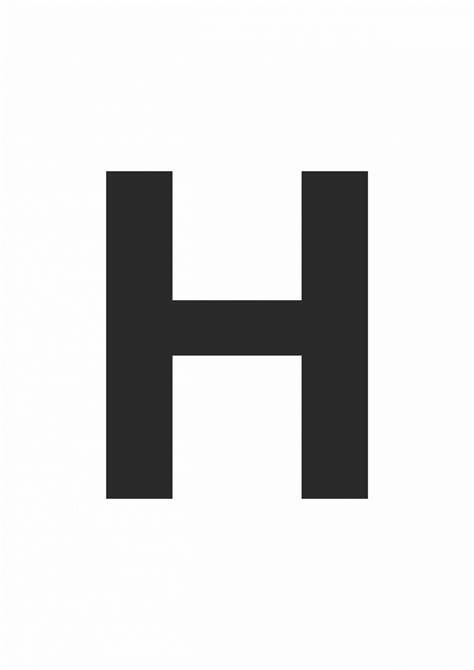
#> input picture pictures/H.jpg, 474 x 670 px
$ python edge_detection10.py
#> lines starting #> are read from the running program, lines starting #| are printed output that depends on the picture; after the words box and inside, x2 and y2 are one past the last pixel; in counts of white or black regions, pixels touching at a corner belong together
import numpy as np
import cv2 as cv
import matplotlib.pyplot as plt

# File path
file_path = "pictures/H.jpg"

# Reading and preprocessing the image
img = cv.imread(file_path, flags=0)
#> img is the input picture: shape (670, 474); min 1, max 255, mean 219.3
image_noise_removed = cv.GaussianBlur(src=img, ksize=(7, 7), sigmaX=0)

# Edge detection techniques
laplacian = cv.Laplacian(image_noise_removed, cv.CV_64F)
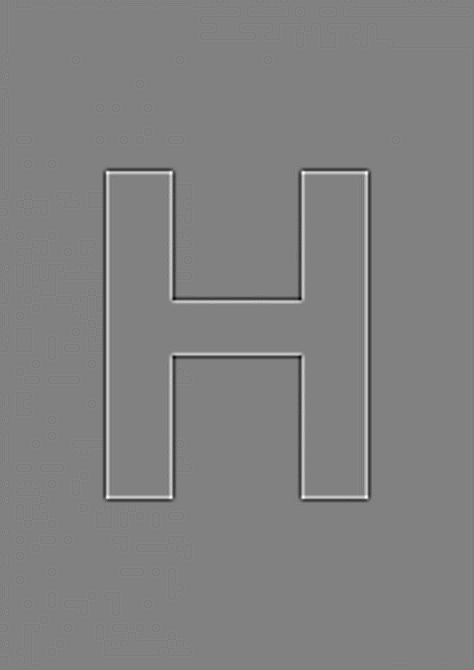
#> laplacian: shape (670, 474) float64; min -40, max 39, mean 0; drawn with min black and max white
sobelx = cv.Sobel(image_noise_removed, cv.CV_64F, dx=1, dy=0, ksize=5)
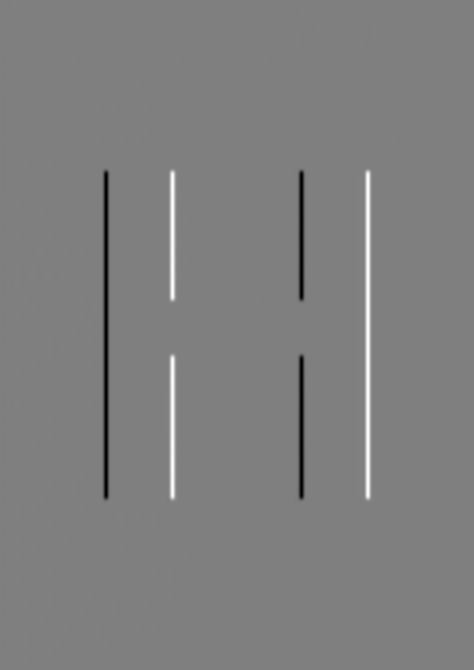
#> sobelx: shape (670, 474) float64; min -6352, max 6352, mean 0.1; drawn with min black and max white
sobely = cv.Sobel(image_noise_removed, cv.CV_64F, 0, 1, ksize=5)
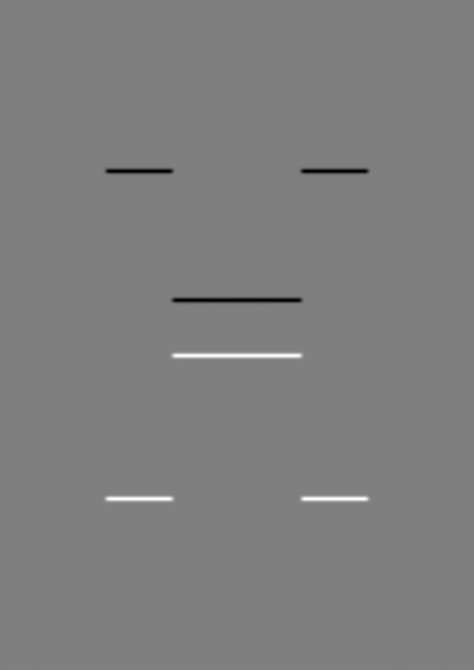
#> sobely: shape (670, 474) float64; min -6304, max 6303, mean 0.1; drawn with min black and max white
canny = cv.Canny(image_noise_removed, threshold1=100, threshold2=200)
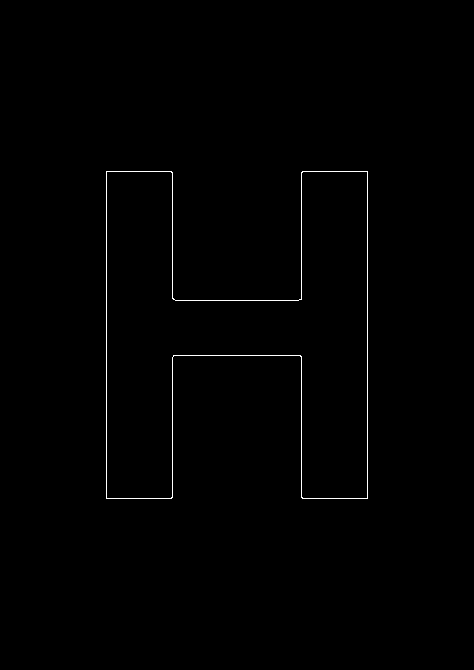
#> canny: shape (670, 474); 0.54% white in thin lines or dots, all inside (x1, y1, x2, y2) = (106, 171, 368, 499)

# Setup plot
fig, axes = plt.subplots(nrows=2, ncols=3, figsize=(15, 10))

# Configuration and displaying images
axes[0, 0].imshow(img, cmap='gray')
axes[0, 0].axis("off")
axes[0, 0].title.set_text('Original')

axes[0, 1].imshow(image_noise_removed, cmap='gray')
axes[0, 1].axis("off")
axes[0, 1].title.set_text('Noise Removed')

axes[0, 2].imshow(laplacian, cmap='gray')
axes[0, 2].axis("off")
axes[0, 2].title.set_text('Laplacian')

axes[1, 0].imshow(sobelx, cmap='gray')
axes[1, 0].axis("off")
axes[1, 0].title.set_text('Sobel X')

axes[1, 1].imshow(sobely, cmap='gray')
axes[1, 1].axis("off")
axes[1, 1].title.set_text('Sobel Y')

axes[1, 2].imshow(canny, cmap='gray')
axes[1, 2].axis("off")
axes[1, 2].title.set_text('Canny')

# Show plot
plt.tight_layout()
plt.show()
